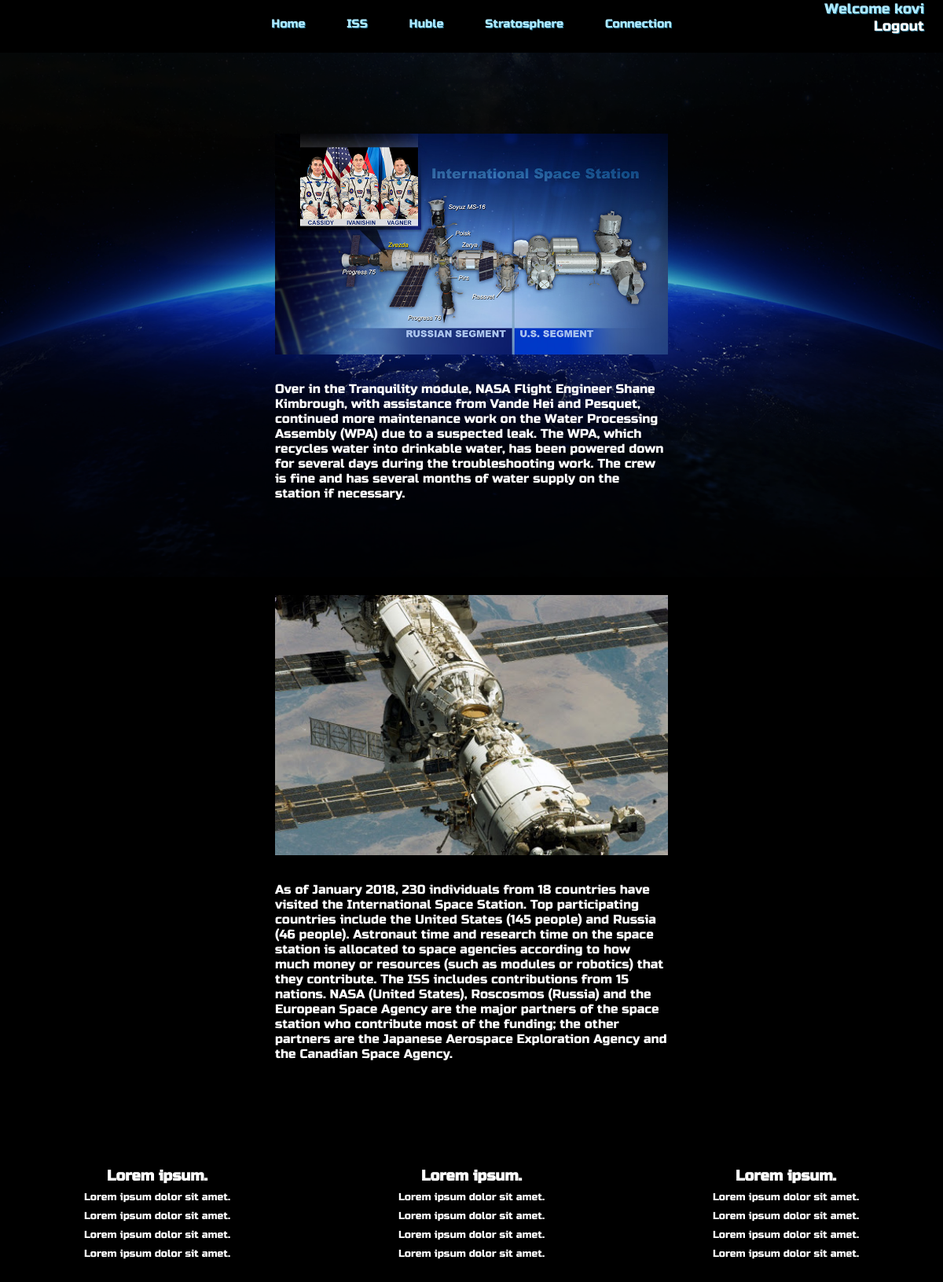
The app's page /iss.php (signed in) with its own data.
### tables this page shows
CREATE TABLE IF NOT EXISTS `iss` (
  `id` int(11) NOT NULL AUTO_INCREMENT,
  `img_name` varchar(50) NOT NULL DEFAULT '0',
  `text` text NOT NULL,
  PRIMARY KEY (`id`)
);

### issInfo.php (called while the page is built, shortened)
<?php
require_once './dbConn.php';
$result = mysqli_query($conn, "SELECT * FROM iss");
    if(mysqli_num_rows($result) > 0)
    {
        $rows = mysqli_fetch_all($result);
    }

### iss.php (the view, shortened to what this page needs)
<?php
require_once './issInfo.php';
?>
<!DOCTYPE html>
<html lang="hu">
<head>
    <link rel="stylesheet" href="assets/css/index.css">
    <link rel="stylesheet" href="assets/css/contact.css">
    <link rel="stylesheet" href="assets/css/iss.css">
</head>
<body>
    <?php if(isset($_SESSION['felhasznalo']['id'])){ ?>
    <header>
        <div class="header-wrapper">
            <nav>
                <a href="./index.php">Home</a>
                <a href="#">ISS</a>
                <a href="./hubble.php">Huble</a>
                <a href="./stratosphere.php">Stratosphere</a>
                <a href="./contact.php">Connection</a>
            </nav>
            <div class="logout">
                <p>Welcome <?php print($_SESSION['felhasznalo']['username']); ?></p>
                <a class="submit" href="./logout.php">Logout</a>
            </div>
        </div>
    </header>
    <main>
    <?php
        if(isset($rows))
       {
           foreach($rows as $key => $row)
          {
    ?>
   <div class="iss_cards">
        <div class="card">
            <img src="./assets/img/<?php print($row[1]);?>.jpg" alt="Iss station">
            <p> <?php print($row[2]); ?></p>
        </div>
   </div>
   <?php
      }
   }
    ?>
    </main>
    <footer>
        <div class="footer-wrapper">
            <div class="footer-box">
                <ul>
                    <li>
                        <h3>Lorem ipsum.</h3>
                    </li>
                    <li><a href="">Lorem ipsum dolor sit amet.</a></li>
                    <li><a href="">Lorem ipsum dolor sit amet.</a></li>
                    <li><a href="">Lorem ipsum dolor sit amet.</a></li>
                    <li><a href="">Lorem ipsum dolor sit amet.</a></li>
                </ul>
            </div>
            <div class="footer-box">
                <ul>
                    <li>
                        <h3>Lorem ipsum.</h3>
                    </li>
                    <li><a href="">Lorem ipsum dolor sit amet.</a></li>
                    <li><a href="">Lorem ipsum dolor sit amet.</a></li>
                    <li><a href="">Lorem ipsum dolor sit amet.</a></li>
                    <li><a href="">Lorem ipsum dolor sit amet.</a></li>
                </ul>
            </div>
            <div class="footer-box">
                <ul>
                    <li>
                        <h3>Lorem ipsum.</h3>
                    </li>
                    <li><a href="">Lorem ipsum dolor sit amet.</a></li>
                    <li><a href="">Lorem ipsum dolor sit amet.</a></li>
                    <li><a href="">Lorem ipsum dolor sit amet.</a></li>
                    <li><a href="">Lorem ipsum dolor sit amet.</a></li>
                </ul>
            </div>
        </div>
    </footer>
    <?php
    }else{
        print('a megtekintéshez jelentkezzen be!');
    }
    ?>
</body></html>

### assets/css/index.css (style rules this page uses)
* { margin: 0; padding: 0; font-family: 'Russo One', sans-serif; color: #000; }
body { background-color: #000000; }
.header-wrapper { max-width: 100%; height: 800; position: relative; }
nav { position: absolute; margin-left: auto; margin-right: auto; left: 0; right: 0; top: 20px; text-align: center; height: 30px; }
nav a { margin: 10% 2%; font-size: 15px; text-shadow: 1px 1px #236D89; text-decoration: none; color: #AEE9FF; transition-property: all; transition-duration: 4s; }
.logout { position: absolute; display: flex; flex-wrap: wrap; text-align: end; width: auto; top: 5%; right: 2%; font-size: 18px; text-shadow: 1px 1px #236D89; text-decoration: none; color: #AEE9FF; }
.logout p, .logout a { width: 100%; font-size: 18px; text-shadow: 1px 1px #236D89; text-decoration: none; color: #AEE9FF; }
.logout a { color: #fff; }
.card:nth-child(odd) { max-width: 500px; height: 100%; margin: 10% auto; }
.card img { max-width: 100%; height: auto; }
.footer-wrapper { display: flex; justify-content: space-around; }
.footer-wrapper h3 { color: #FFF; }
.footer-box { width: 33%; height: 150px; padding: 10px 0 35px 0; }
.footer-box ul a { color: #FFF; align-items: center; text-decoration: none; font-size: 13px; }
.footer-box ul li { text-align: center; margin: 5px; }

### assets/css/contact.css (style rules this page uses)
header { height: 800px; width: 100%; background-position: center; background-repeat: no-repeat; background-size: contain; background-image: url(../img/header_img3.png); }

### assets/css/iss.css (style rules this page uses)
.iss_cards:first-child { max-width: 700px; height: auto; margin: -700px auto auto auto; }
.iss_cards img { margin-bottom: 30px; }
.iss_cards p { color: white; }

### records on screen
iss: img_name (picture), text "Over in the Tranquility module, NASA Flight Engineer Shane Kimbrough, with assistance from Vande Hei and Pesquet, continued more maintenance work on the Water Processing Assembly (WPA) due to a suspected leak. The WPA, which recycles water into drinkable water, has been powered down for several days during the troubleshooting work. The crew is fine and has several months of water supply on the station if necessary."
iss: img_name (picture), text "As of January 2018, 230 individuals from 18 countries have visited the International Space Station. Top participating countries include the United States (145 people) and Russia (46 people). Astronaut time and research time on the space station is allocated to space agencies according to how much money or resources (such as modules or robotics) that they contribute. The ISS includes contributions from 15 nations. NASA (United States), Roscosmos (Russia) and the European Space Agency are the major partners of the space station who contribute most of the funding; the other partners are the Japanese Aerospace Exploration Agency and the Canadian Space Agency."

### other values on screen
$_SESSION['felhasznalo']['username'] "kovi"
